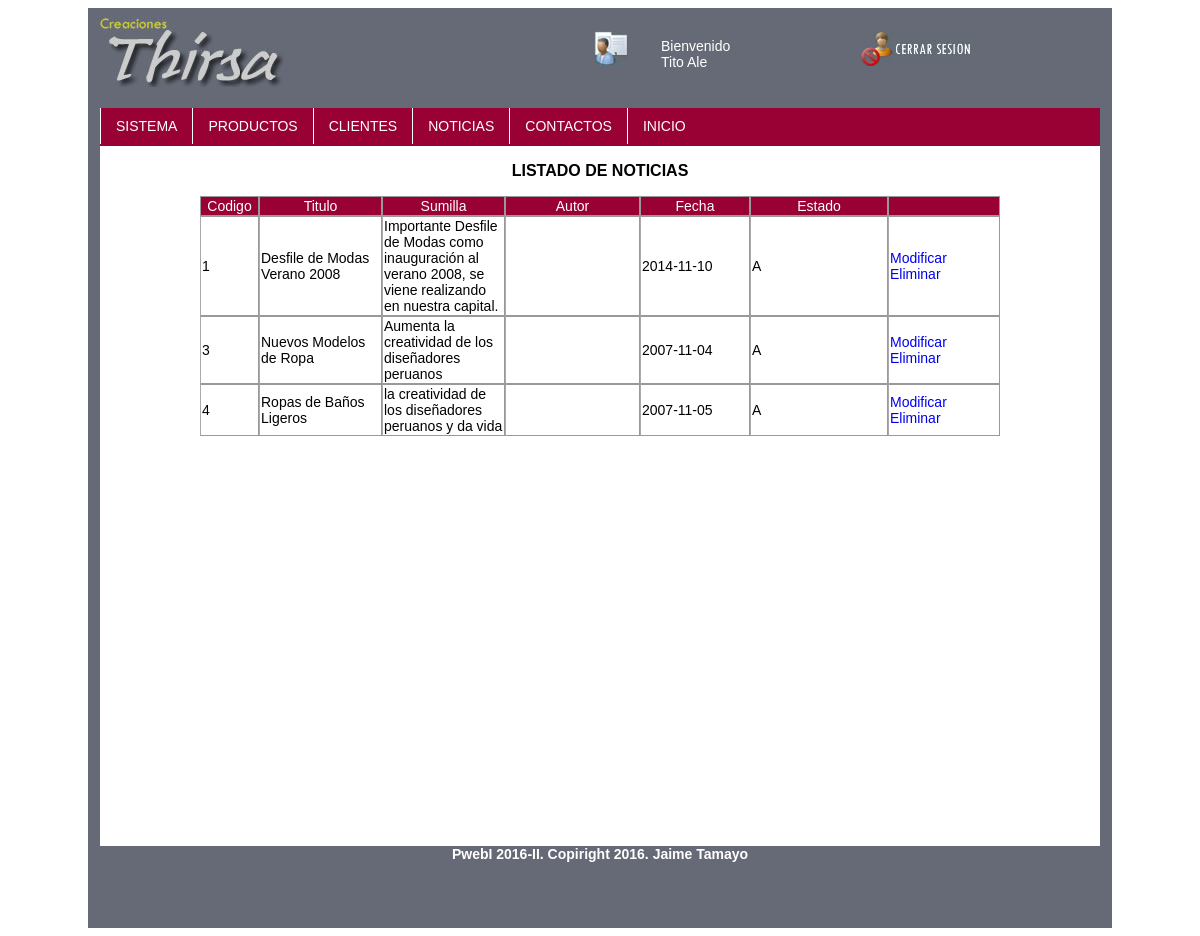
Screenshot of /admin/noticias/listar_noticias.php (signed in) with the database file from the repository.
### tables this page shows
CREATE TABLE IF NOT EXISTS `noticias` (
  `codnoticias` int(11) NOT NULL AUTO_INCREMENT,
  `titulo` varchar(250) DEFAULT NULL,
  `sumilla` varchar(250) DEFAULT NULL,
  `cuerpo` text,
  `fecha_ing` date DEFAULT '0000-00-00',
  `fotochica` varchar(50) DEFAULT NULL,
  `fotogrande` varchar(50) DEFAULT NULL,
  `estado` char(1) DEFAULT NULL,
  PRIMARY KEY (`codnoticias`)
);

### admin/noticias/listar_noticias.php (the view, shortened to what this page needs)
<!doctype html>
<html>
<head>
<link href="../../css/default.css" rel="stylesheet">
</head>
<body>
<div id="contenedor">
    <header>
        <div id="logo">
        <img src="../../img/tienda/logo.jpg">
        </div>
        <div id="usuario">
        	<div id="txtUser">Bienvenido <br> <?php echo $_SESSION['usuario']['nom']. ' '. $_SESSION['usuario']['ape'];?></div>
        </div>
        <a href="../seguridad/salir.php">
        <div id="cerrar">
        <img src="../../img/tienda/cerrarsesion.jpg" alt="Cerrar Sesion" title="Cerrar Sesion">
        </div>
        </a>
    </header>
    <nav>
    	<ul class="menu">
        	<li><a href=""../admin/index.php">Sistema</a></li>
            <li><a href="">Productos</a>
            </li>
            <li><a href="">Clientes</a>
            </li>
            <li><a href="">Noticias</a>
            </li>
            <li><a href="">Contactos</a>
            </li>
            <li><a href="../index.php">Inicio</a></li>
        </ul>
    </nav>
    <section>
     <p class="titulo">Listado de Noticias</p>
    <table width="800" border="0" align="center" cellpadding="1" cellspacing="0">
    <tr class="titulo_tabla">
    	<td width="55" class="estilo8">Codigo</td>
        <td width="119" class="estilo8">Titulo</td>
        <td width="119" class="estilo8">Sumilla</td>
        <td width="131" class="estilo8">Autor</td>
        <td width="106" class="estilo8">Fecha</td>
        <td width="134" class="estilo8">Estado</td>
        <td></td>
    </tr>
   <?php
	   $instruccion = "select * from noticias";
	   $rs = mysql_query($instruccion) or die("Fallo la consulta");
	   while($campo = MySQL_fetch_array($rs)){
   	?>
   	<tr>
   		<td class="estilo7"><?php echo $campo["codnoticias"]; ?></td>
        <td class="estilo7"><?php echo $campo["titulo"]; ?></td>
        <td class="estilo7"><?php echo $campo["sumilla"]; ?></td>
        <td class="estilo7"><?php echo $campo['author']; ?></td>
        <td class="estilo7"><?php echo $campo["fecha_ing"]; ?></td>
        <td class="estilo7"><?php echo $campo["estado"]; ?></td>
        <td class="estilo7">
            <a href="modificar_noticia.php?cod=<?php echo $campo['codnoticias']?>">Modificar</a>
            <a href="eliminar_noticia.php?cod=<?php echo $campo['codnoticias']?>">Eliminar</a>
        </td>
   	</tr>
   	<?php
	   }
   	?>
	</table>
    </section>
    <footer>
    <span><strong>PwebI 2016-II. Copiright 2016. Jaime Tamayo</span>
    </footer>
</div>
</body>
</html>

### css/default.css (style rules this page uses)
body { font-family:Verdana, Geneva, sans-serif; font-size:14px; }
#contenedor { width:1024px; height:920px; margin:0 auto; background-color:#666a76; }
header { width:1024px; height:100px; background-color:#666a76; }
#logo { float:left; height:80px; width:273px; }
#usuario { background-image:url(../img/tienda/usuario.jpg); background-position:center; background-repeat:no-repeat; float:left; height:80px; width:500px; }
#txtUser { width:150px; margin-left:300px; margin-top:30px; color:#fff; }
#cerrar { float:right; height:80px; width:251px; }
#cerrar img { margin-top:24px; }
nav { background-color:#903; width:1000px; height:38px; float:left; margin:0 12px; }
nav * { text-decoration:none; text-transform:uppercase; list-style:none; margin:0; padding:0; }
nav .menu > li { float:left; }
nav .menu li a { background:transparent; color:#fff; display:block; border-left:1px solid; padding:10px 15px; }
section { width:1000px; margin:0 12px; height:700px; float:left; background-color:#fff; }
section .titulo { text-transform:uppercase; font-size:16px; font-weight:bold; text-align:center; }
section p { font-size:12px; }
.titulo_tabla { background-color:#903; color:#fff; text-align:center; }
.estilo7 { border-left: 1px solid #aaa; }
section a { text-decoration:none; }
section td { border:1px #999999 solid; }
footer { float:left; width:1024px; height:80px; background-color:#666a76; text-align:center; color:#fff; }

### rows the page displays
noticias: codnoticias "1", titulo "Desfile de Modas Verano 2008", sumilla "Importante Desfile de Modas como inauguración al verano 2008, se viene realizando en nuestra capital.", fecha_ing "2014-11-10", estado "A"
noticias: codnoticias "3", titulo "Nuevos Modelos de Ropa", sumilla "Aumenta la creatividad de los diseñadores peruanos", fecha_ing "2007-11-04", estado "A"
noticias: codnoticias "4", titulo "Ropas de Baños Ligeros", sumilla "la creatividad de los diseñadores peruanos y da vida", fecha_ing "2007-11-05", estado "A"

### other values shown
$_SESSION['usuario']['nom'] "Tito"
$_SESSION['usuario']['ape'] "Ale"
